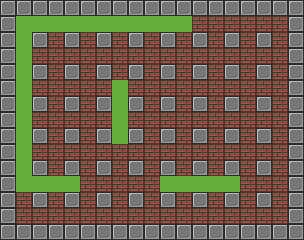

The image is a tile-based game level rendered from a .tmx file. Its description and source (layers, tilesets, objects; grid data summarised) follow:
An orthogonal 19x15 tile map with 16x16 px tiles, 2 tile layers (Bacgorund, Graphics) and 192 objects.

<map version="1.2" tiledversion="1.3.1" orientation="orthogonal" renderorder="right-down" compressionlevel="0" width="19" height="15" tilewidth="16" tileheight="16" infinite="0" nextlayerid="5" nextobjectid="219">
 <tileset firstgid="1" source="MapTileset.tsx" />
 <layer id="1" name="Bacgorund" width="19" height="15">
  <data>[285 cells, 285 non-empty, 1 distinct tile ids]</data>
 </layer>
 <layer id="2" name="Graphics" width="19" height="15">
  <data>[285 cells, 252 non-empty, 2 distinct tile ids]</data>
 </layer>
 <objectgroup color="#ff0000" id="3" name="solid">
  <object id="2" x="0" y="0" width="16" height="240" />
  <object id="3" x="0" y="224" width="304" height="16" />
  <object id="5" x="288" y="0" width="16" height="240" />
  <object id="6" x="0" y="0" width="304" height="16" />
  <object id="7" x="32" y="32" width="16" height="16" />
  <object id="8" x="32" y="64" width="16" height="16" />
  <object id="9" x="32" y="96" width="16" height="16" />
  <object id="10" x="32" y="128" width="16" height="16" />
  <object id="11" x="32" y="160" width="16" height="16" />
  <object id="12" x="32" y="192" width="16" height="16" />
  <object id="13" x="64" y="192" width="16" height="16" />
  <object id="14" x="64" y="160" width="16" height="16" />
  <object id="15" x="64" y="128" width="16" height="16" />
  <object id="16" x="64" y="96" width="16" height="16" />
  <object id="17" x="64" y="64" width="16" height="16" />
  <object id="18" x="64" y="32" width="16" height="16" />
  <object id="19" x="96" y="32" width="16" height="16" />
  <object id="20" x="96" y="64" width="16" height="16" />
  <object id="21" x="96" y="96" width="16" height="16" />
  <object id="22" x="96" y="128" width="16" height="16" />
  <object id="23" x="96" y="160" width="16" height="16" />
  <object id="24" x="96" y="192" width="16" height="16" />
  <object id="25" x="128" y="192" width="16" height="16" />
  <object id="26" x="128" y="160" width="16" height="16" />
  <object id="27" x="128" y="128" width="16" height="16" />
  <object id="28" x="128" y="96" width="16" height="16" />
  <object id="29" x="128" y="64" width="16" height="16" />
  <object id="30" x="128" y="32" width="16" height="16" />
  <object id="31" x="160" y="32" width="16" height="16" />
  <object id="32" x="160" y="64" width="16" height="16" />
  <object id="33" x="160" y="96" width="16" height="16" />
  <object id="34" x="160" y="128" width="16" height="16" />
  <object id="35" x="160" y="160" width="16" height="16" />
  <object id="36" x="160" y="192" width="16" height="16" />
  <object id="37" x="192" y="192" width="16" height="16" />
  <object id="38" x="192" y="160" width="16" height="16" />
  <object id="39" x="192" y="128" width="16" height="16" />
  <object id="40" x="192" y="96" width="16" height="16" />
  <object id="41" x="192" y="64" width="16" height="16" />
  <object id="42" x="192" y="32" width="16" height="16" />
  <object id="43" x="224" y="32" width="16" height="16" />
  <object id="44" x="256" y="32" width="16" height="16" />
  <object id="45" x="224" y="64" width="16" height="16" />
  <object id="46" x="224" y="96" width="16" height="16" />
  <object id="47" x="224" y="128" width="16" height="16" />
  <object id="48" x="224" y="160" width="16" height="16" />
  <object id="49" x="224" y="192" width="16" height="16" />
  <object id="50" x="256" y="192" width="16" height="16" />
  <object id="51" x="256" y="160" width="16" height="16" />
  <object id="52" x="256" y="128" width="16" height="16" />
  <object id="53" x="256" y="96" width="16" height="16" />
  <object id="54" x="256" y="64" width="16" height="16" />
 </objectgroup>
 <objectgroup color="#ffff00" id="4" name="Brick">
  <object id="65" x="16" y="192" width="16" height="16" />
  <object id="66" x="16" y="208" width="16" height="16" />
  <object id="67" x="32" y="208" width="16" height="16" />
  <object id="68" x="48" y="208" width="16" height="16" />
  <object id="69" x="48" y="192" width="16" height="16" />
  <object id="70" x="48" y="160" width="16" height="16" />
  <object id="71" x="32" y="144" width="16" height="16" />
  <object id="72" x="48" y="144" width="16" height="16" />
  <object id="73" x="64" y="144" width="16" height="16" />
  <object id="74" x="48" y="128" width="16" height="16" />
  <object id="75" x="32" y="112" width="16" height="16" />
  <object id="76" x="48" y="112" width="16" height="16" />
  <object id="77" x="64" y="112" width="16" height="16" />
  <object id="78" x="48" y="96" width="16" height="16" />
  <object id="79" x="32" y="80" width="16" height="16" />
  <object id="80" x="48" y="80" width="16" height="16" />
  <object id="81" x="64" y="80" width="16" height="16" />
  <object id="82" x="48" y="64" width="16" height="16" />
  <object id="83" x="32" y="48" width="16" height="16" />
  <object id="84" x="48" y="48" width="16" height="16" />
  <object id="85" x="64" y="48" width="16" height="16" />
  <object id="86" x="48" y="32" width="16" height="16" />
  <object id="93" x="112" y="32" width="16" height="16" />
  <object id="94" x="112" y="48" width="16" height="16" />
  <object id="95" x="112" y="64" width="16" height="16" />
  <object id="96" x="96" y="48" width="16" height="16" />
  <object id="97" x="80" y="32" width="16" height="16" />
  <object id="98" x="80" y="48" width="16" height="16" />
  <object id="99" x="80" y="64" width="16" height="16" />
  <object id="100" x="80" y="80" width="16" height="16" />
  <object id="101" x="80" y="96" width="16" height="16" />
  <object id="102" x="80" y="112" width="16" height="16" />
  <object id="103" x="80" y="128" width="16" height="16" />
  <object id="104" x="80" y="144" width="16" height="16" />
  <object id="105" x="80" y="160" width="16" height="16" />
  <object id="107" x="80" y="176" width="16" height="16" />
  <object id="108" x="80" y="192" width="16" height="16" />
  <object id="109" x="64" y="208" width="16" height="16" />
  <object id="110" x="80" y="208" width="16" height="16" />
  <object id="111" x="96" y="208" width="16" height="16" />
  <object id="112" x="112" y="208" width="16" height="16" />
  <object id="113" x="112" y="192" width="16" height="16" />
  <object id="114" x="96" y="176" width="16" height="16" />
  <object id="115" x="112" y="176" width="16" height="16" />
  <object id="116" x="128" y="176" width="16" height="16" />
  <object id="117" x="112" y="160" width="16" height="16" />
  <object id="118" x="96" y="144" width="16" height="16" />
  <object id="119" x="112" y="144" width="16" height="16" />
  <object id="120" x="128" y="144" width="16" height="16" />
  <object id="121" x="96" y="112" width="16" height="16" />
  <object id="122" x="96" y="80" width="16" height="16" />
  <object id="123" x="128" y="48" width="16" height="16" />
  <object id="124" x="128" y="80" width="16" height="16" />
  <object id="125" x="128" y="112" width="16" height="16" />
  <object id="128" x="128" y="208" width="16" height="16" />
  <object id="129" x="144" y="208" width="16" height="16" />
  <object id="130" x="144" y="192" width="16" height="16" />
  <object id="131" x="144" y="176" width="16" height="16" />
  <object id="132" x="144" y="160" width="16" height="16" />
  <object id="133" x="144" y="144" width="16" height="16" />
  <object id="134" x="144" y="128" width="16" height="16" />
  <object id="135" x="144" y="112" width="16" height="16" />
  <object id="136" x="144" y="96" width="16" height="16" />
  <object id="137" x="144" y="80" width="16" height="16" />
  <object id="138" x="144" y="64" width="16" height="16" />
  <object id="139" x="144" y="48" width="16" height="16" />
  <object id="140" x="144" y="32" width="16" height="16" />
  <object id="141" x="160" y="48" width="16" height="16" />
  <object id="142" x="160" y="80" width="16" height="16" />
  </objectgroup>
</map>
<!-- 71 of 192 objects omitted -->